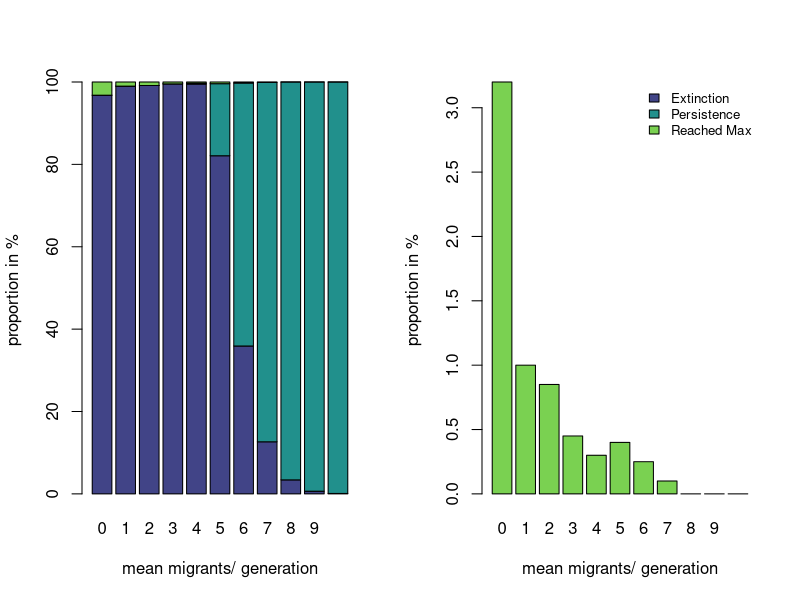
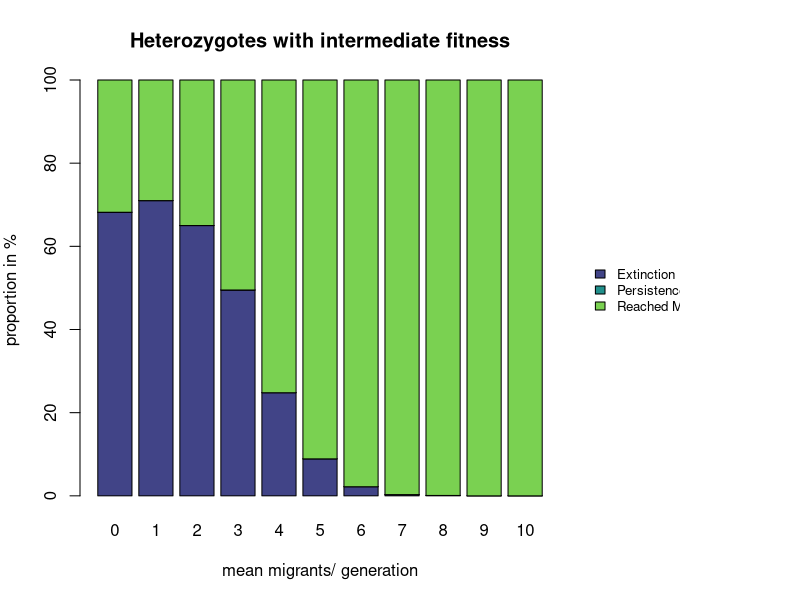
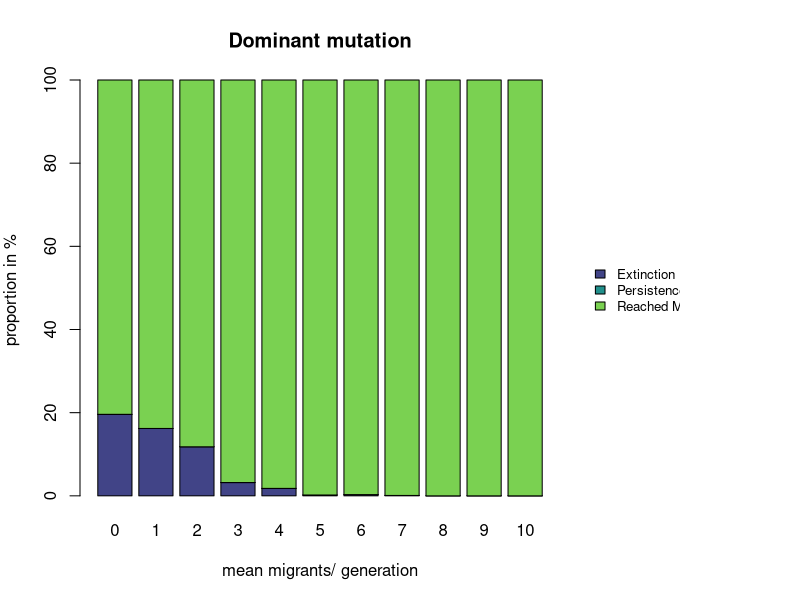
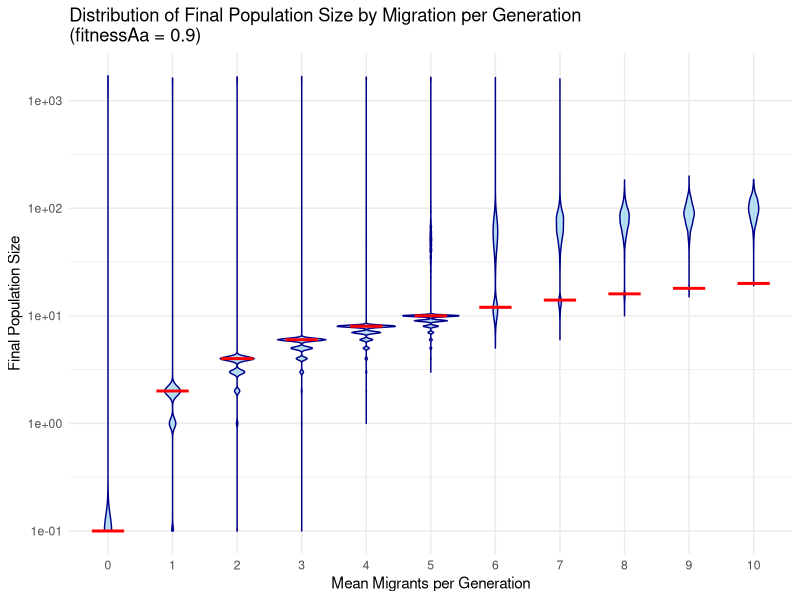
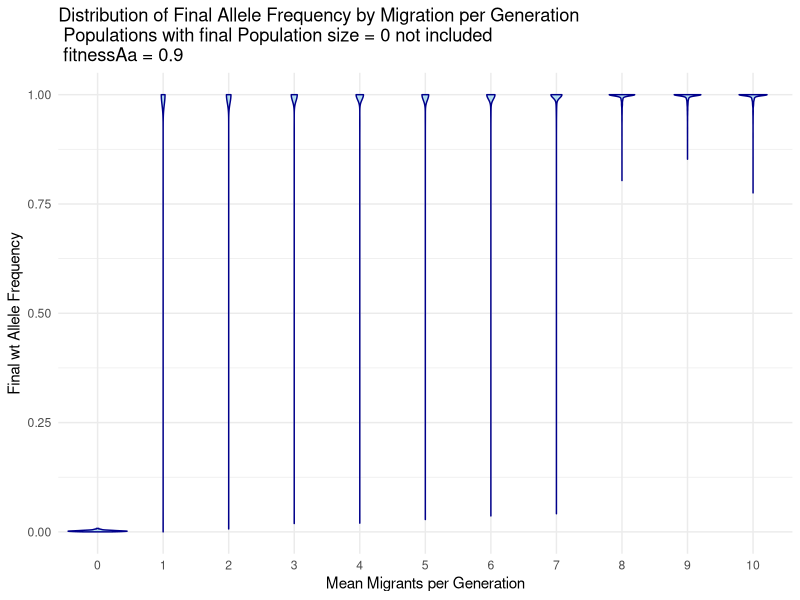
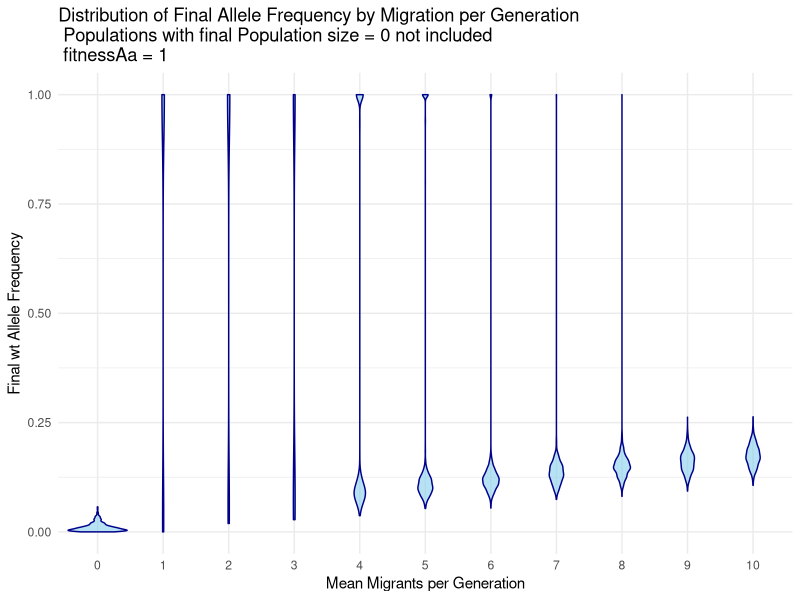
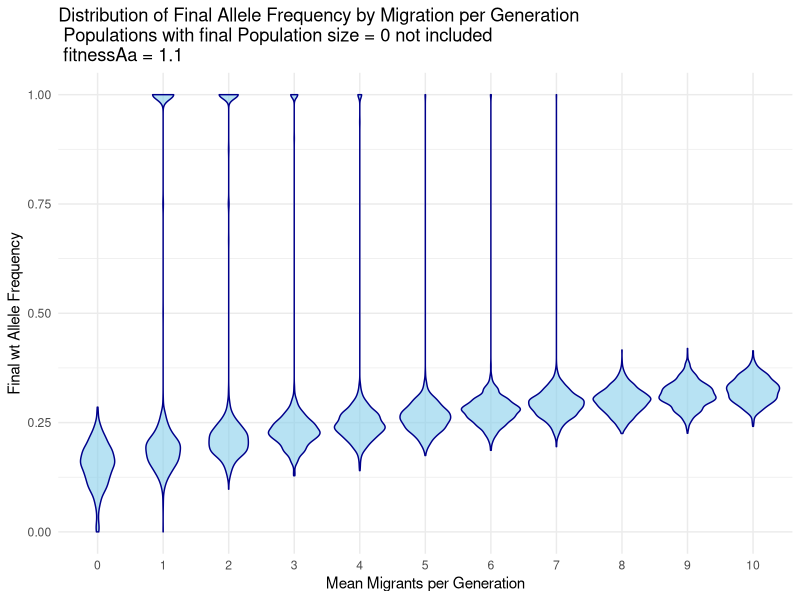
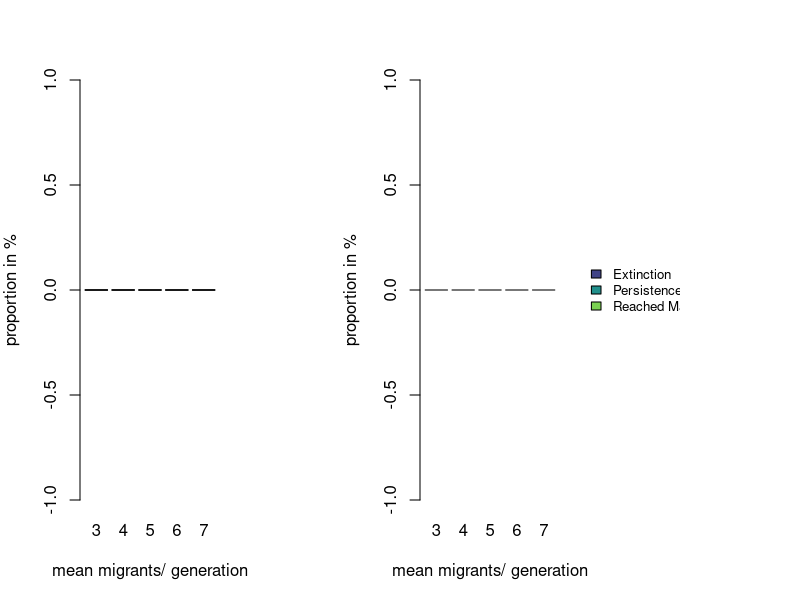

Here is the R script that generated these plots, in order: (Note: this script raises an error after producing the figures.)
## ---- chunk 1
# Analysis for the presentation
setwd("C:/Users/flori/OneDrive/Dokumente/Studium/THEE researchpractical/TEE_Shadowvalley")
# get the data frame
df <- read.csv("Data_29_10_2024.csv")
## ---- chunk 2
# make a matrix with the amount of each outcome per mig rate
mig <- matrix(NA,nrow = 3, ncol = 11)
for (i in 0:(ncol(mig)-1)){
  mig[,i+1] <- c(sum(df$success[df$migration_per_gen == i & df$fitnessAa ==0.9] == "extinction"),
                 sum(df$success[df$migration_per_gen == i & df$fitnessAa ==0.9] == "medium"),
                 sum(df$success[df$migration_per_gen == i & df$fitnessAa ==0.9] == "reached_max"))
}
# translate it into %
mig <- mig/20
## ---- chunk 3
library("viridis")
colors <- viridis(3,begin = 0.2,end = 0.8)
par(mfrow = (c(1,2)))
barplot(mig, col = colors, names.arg = 0:10, xlab = "mean migrants/ generation", ylab ="proportion in %")
barplot(mig[3,], names.arg = 0:10, col = colors[3],xlab = "mean migrants/ generation", ylab ="proportion in %")
legend("topright", legend = c("Extinction", "Persistence", "Reached Max"), fill = colors, bty = "n", cex = 0.8)
## ---- chunk 4
mig1and1.1 <- matrix(NA,nrow = 3, ncol = 22)
x <- 0
for (j in c(1,1.1)){
  for (i in 0:(ncol(mig)-1)){
    mig1and1.1[,i+1+x] <- c(sum(df$success[df$migration_per_gen == i & df$fitnessAa ==j] == "extinction"),
                      sum(df$success[df$migration_per_gen == i & df$fitnessAa ==j] == "medium"),
                      sum(df$success[df$migration_per_gen == i & df$fitnessAa ==j] == "reached_max"))
  }
  x <- x+11
}
mig1and1.1 <- mig1and1.1/10
## ---- chunk 5
library("viridis")
colors <- viridis(3,begin = 0.2,end = 0.8)
par(mfrow = c(1, 1), mar = c(5, 4, 4, 6), oma = c(0, 0, 0, 6))
barplot(mig1and1.1[,1:11], col = colors, names.arg = 0:10, xlab = "mean migrants/ generation", ylab ="proportion in %", main = "Heterozygotes with intermediate fitness")
par(xpd = TRUE)  # Allows plotting outside the plot region
legend("right", inset = -0.3, legend = c("Extinction", "Persistence", "Reached Max"), fill = colors, bty = "n", cex = 0.8)
## ---- chunk 6
library("viridis")
colors <- viridis(3,begin = 0.2,end = 0.8)
par(mfrow = c(1, 1), mar = c(5, 4, 4, 6), oma = c(0, 0, 0, 6))
barplot(mig1and1.1[,12:22], col = colors, names.arg = 0:10, xlab = "mean migrants/ generation", ylab ="proportion in %", main = "Dominant mutation")
par(xpd = TRUE)  # Allows plotting outside the plot region
legend("right", inset = -0.3, legend = c("Extinction", "Persistence", "Reached Max"), fill = colors, bty = "n", cex = 0.8)
## ---- chunk 7
library(ggplot2)
library(dplyr)

# Filter the data for fitnessAa == 0.9
filtered_data <- df %>%
  filter(fitnessAa == 0.9) %>%
  mutate(final_pop_size = ifelse(final_pop_size == 0,0.1, final_pop_size))

line_data <- data.frame(
  migration_per_gen = 1:11,
  final_pop_size = 2 * (0:10)
) %>%
  mutate(final_pop_size = ifelse(final_pop_size == 0, 0.1, final_pop_size))

# Create a violin plot of final_pop_size against migration_per_gen
ggplot(filtered_data, aes(x = factor(migration_per_gen), y = final_pop_size)) +
  geom_violin(fill = "skyblue", color = "darkblue", alpha = 0.6) +  # Violin plot for distribution
  scale_y_log10()+
  labs(x = "Mean Migrants per Generation", y = "Final Population Size",
       title = "Distribution of Final Population Size by Migration per Generation\n(fitnessAa = 0.9)") +
  theme_minimal()+
  geom_segment(data = line_data, 
               aes(x = migration_per_gen-0.25, 
                   xend = migration_per_gen+0.25, 
                   y = final_pop_size, 
                   yend = final_pop_size), 
               color = "red", 
               size = 1)

## ---- chunk 8
library(ggplot2)
library(dplyr)

# Filter the data for fitnessAa == 0.9
filtered_data <- df %>%
  filter(fitnessAa == 0.9)

# Create a violin plot of final_pop_size against migration_per_gen
ggplot(filtered_data, aes(x = factor(migration_per_gen), y = p_final)) +
  geom_violin(fill = "skyblue", color = "darkblue", alpha = 0.6) +  # Violin plot for distribution
  labs(x = "Mean Migrants per Generation", y = "Final wt Allele Frequency",
       title = "Distribution of Final Allele Frequency by Migration per Generation\n Populations with final Population size = 0 not included \n fitnessAa = 0.9") +
  theme_minimal()
## ---- chunk 9
library(ggplot2)
library(dplyr)

# Filter the data for fitnessAa == 0.9
filtered_data <- df %>%
  filter(fitnessAa == 1)

# Create a violin plot of final_pop_size against migration_per_gen
ggplot(filtered_data, aes(x = factor(migration_per_gen), y = p_final)) +
  geom_violin(fill = "skyblue", color = "darkblue", alpha = 0.6) +  # Violin plot for distribution
  labs(x = "Mean Migrants per Generation", y = "Final wt Allele Frequency",
       title = "Distribution of Final Allele Frequency by Migration per Generation\n Populations with final Population size = 0 not included\n fitnessAa = 1") +
  theme_minimal()



## ---- chunk 10
library(ggplot2)
library(dplyr)

# Filter the data for fitnessAa == 0.9
filtered_data <- df %>%
  filter(fitnessAa == 1.1)

# Create a violin plot of final_pop_size against migration_per_gen
ggplot(filtered_data, aes(x = factor(migration_per_gen), y = p_final)) +
  geom_violin(fill = "skyblue", color = "darkblue", alpha = 0.6) +  # Violin plot for distribution
  labs(x = "Mean Migrants per Generation", y = "Final wt Allele Frequency",
       title = "Distribution of Final Allele Frequency by Migration per Generation\n Populations with final Population size = 0 not included\n fitnessAa = 1.1") +
  theme_minimal()



## ---- chunk 11
df3to7 <- read.csv("eva_data_slay.csv")
mig3to7 <- matrix(NA, nrow = 3, ncol = 5)
colnames(mig3to7) <- 3:7
rownames(mig3to7) <- c("extinction","medium","reached_max")
for (i in 1:ncol(mig3to7)){
  mig3to7[,i] <- c(sum(df3to7$success[df3to7$migration_per_gen == i+2] == 1),
               sum(df3to7$success[df3to7$migration_per_gen == i+2] == 2),
               sum(df3to7$success[df3to7$migration_per_gen == i+2] == 3))
}
mig3to7 <- mig3to7/100
par(mfrow = c(1, 2), mar = c(5, 4, 4, 6), oma = c(0, 0, 0, 6))
barplot(mig3to7, col = colors, names.arg = 3:7, xlab = "mean migrants/ generation", ylab ="proportion in %")
barplot(mig3to7[3,], names.arg = 3:7, col = colors[3],xlab = "mean migrants/ generation", ylab ="proportion in %")
par(xpd = TRUE)  # Allows plotting outside the plot region
legend("right", inset = -1, legend = c("Extinction", "Persistence", "Reached Max"), fill = colors, bty = "n", cex = 0.8)

## ---- chunk 12
library(ggplot2)
library(dplyr)

# Filter data where success == 3
filtered_data <- df3to7 %>%
  filter(success == 3)
summary_data <- filtered_data %>%
  group_by(migration_per_gen) %>%
  summarise(
    count = n()  # Count of values in each category
  )
# Create the plot
ggplot(filtered_data, aes(x = factor(migration_per_gen), y = number_of_generations)) +
  geom_violin(fill = "skyblue", color = "darkblue", alpha = 0.6) + 
  labs(x = "Migration per Generation", y = "Number of Generations",
       title = "numbers of generation until maximum was reached") +
  geom_hline(yintercept = 10000, color = "red", linetype = "dashed", size = 1) +
  geom_text(data = summary_data, aes(x = factor(migration_per_gen), y = max(filtered_data$number_of_generations) * 1.05, 
                                     label = paste("n =", count)), 
            color = "black", size = 3) +
  theme_minimal()
## ---- chunk 13
library(ggplot2)
library(dplyr)

# Filter data where success == 3
filtered_data <- df %>%
  filter(success == "reached_max" & fitnessAa == 0.9)
summary_data <- filtered_data %>%
  group_by(migration_per_gen) %>%
  summarise(
    count = n()  # Count of values in each category
  )
# Create the plot
ggplot(filtered_data, aes(x = factor(migration_per_gen), y = number_of_generations)) +
  geom_violin(fill = "skyblue", color = "darkblue", alpha = 0.6) + 
  labs(x = "Migration per Generation", y = "Number of Generations",
       title = "numbers of generation until maximum was reached, fitnessAa = 0.9") +
  scale_y_log10()+
  geom_text(data = summary_data, aes(x = factor(migration_per_gen), y = max(filtered_data$number_of_generations) * 1.05, 
                                     label = paste("n =", count)), 
            color = "black", size = 3) +
  theme_minimal()
## ---- chunk 14
library(ggplot2)
library(dplyr)

# Filter data where success == 3
filtered_data <- df %>%
  filter(success == "reached_max" & fitnessAa == 1)
summary_data <- filtered_data %>%
  group_by(migration_per_gen) %>%
  summarise(
    count = n()  # Count of values in each category
  )
# Create the plot
ggplot(filtered_data, aes(x = factor(migration_per_gen), y = number_of_generations)) +
  geom_violin(fill = "skyblue", color = "darkblue", alpha = 0.6) + 
  labs(x = "Migration per Generation", y = "Number of Generations",
       title = "numbers of generation until maximum was reached, fitnessAa = 1") +
  scale_y_log10()+
  geom_text(data = summary_data, aes(x = factor(migration_per_gen), y = max(filtered_data$number_of_generations) * 1.05, 
                                     label = paste("n =", count)), 
            color = "black", size = 3) +
  theme_minimal()
## ---- chunk 15
library(ggplot2)
library(dplyr)

# Filter data where success == 3
filtered_data <- df %>%
  filter(success == "reached_max" & fitnessAa == 1.1)
summary_data <- filtered_data %>%
  group_by(migration_per_gen) %>%
  summarise(
    count = n()  # Count of values in each category
  )
# Create the plot
ggplot(filtered_data, aes(x = factor(migration_per_gen), y = number_of_generations)) +
  geom_violin(fill = "skyblue", color = "darkblue", alpha = 0.6) + 
  labs(x = "Migration per Generation", y = "Number of Generations",
       title = "numbers of generation until maximum was reached, fitnessAa = 1.1") +
  scale_y_log10()+
  geom_text(data = summary_data, aes(x = factor(migration_per_gen), y = max(filtered_data$number_of_generations) * 1.05, 
                                     label = paste("n =", count)), 
            color = "black", size = 3) +
  theme_minimal()
